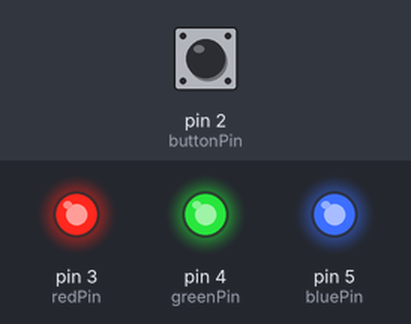
Bench run of a sketch on a simulated Arduino Uno, built with avr-gcc and run on an emulated ATmega328P. On the bench: output pins drawn as LEDs (lit = HIGH). Inputs (shaded band) come from the test bench; at power-on: pin 2 (buttonPin) LOW.

Above: at 1.2 s.
1.3 s: pin 2 (buttonPin) pulled HIGH for 0.15 s
At 1.37 s:
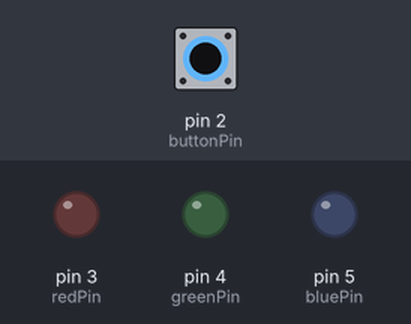
2.9 s: pin 2 (buttonPin) pulled HIGH for 3.2 s
At 7.3 s:
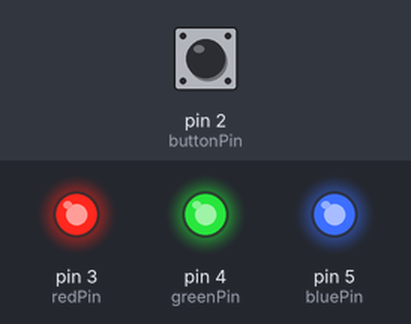
Timing chart, 0 to 8.8 s (numbered marks = the images above; inputs shaded):
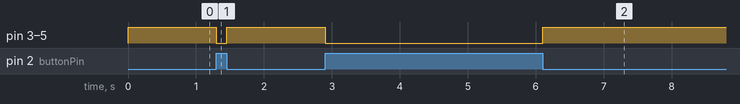

Measured:
- after the input at 1.3 s, pin 3 (redPin), pin 4 (greenPin), pin 5 (bluePin): HIGH → LOW at once, → HIGH 0.15 s later
- after the input at 2.9 s, pin 3 (redPin), pin 4 (greenPin), pin 5 (bluePin): HIGH → LOW at once, → HIGH 3.2 s later

The sketch:

practice-1.ino
```cpp
const int buttonPin = 2;
const int redPin = 3;
const int greenPin = 4;
const int bluePin = 5;

void setup() {
  pinMode(buttonPin, INPUT);
  pinMode(redPin, OUTPUT);
  pinMode(greenPin, OUTPUT);
  pinMode(bluePin, OUTPUT);
}

void loop() {
  if (digitalRead(buttonPin) == HIGH) {
    digitalWrite(redPin, LOW);
    digitalWrite(greenPin, LOW);
    digitalWrite(bluePin, LOW);
  } else {
    digitalWrite(redPin, HIGH);
    digitalWrite(greenPin, HIGH);
    digitalWrite(bluePin, HIGH);
  }
}
```
